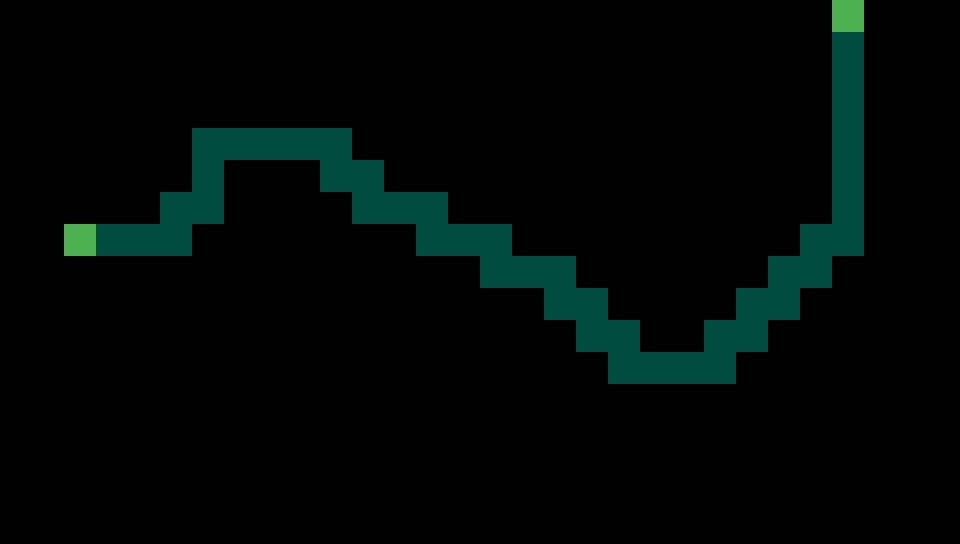

This game map was drawn from its Tiled (.tmx) file and the tilesets committed beside it. A one-line description and the full map source follow:
An orthogonal 30x17 tile map with 32x32 px tiles, 1 tile layer (bg) and 7 objects (6x path, Altar).

<map version="1.2" tiledversion="1.2.2" orientation="orthogonal" renderorder="right-down" width="30" height="17" tilewidth="32" tileheight="32" infinite="0" nextlayerid="4" nextobjectid="8">
 <tileset firstgid="1" name="tilesheet" tilewidth="32" tileheight="32" spacing="1" tilecount="4" columns="2">
  <image source="tilesheet.png" width="65" height="65" />
 </tileset>
 <layer id="1" name="bg" width="30" height="17">
  <data encoding="csv">
4,4,4,4,4,4,4,4,4,4,4,4,4,4,4,4,4,4,4,4,4,4,4,4,4,4,1,4,4,4,
4,4,4,4,4,4,4,4,4,4,4,4,4,4,4,4,4,4,4,4,4,4,4,4,4,4,3,4,4,4,
4,4,4,4,4,4,4,4,4,4,4,4,4,4,4,4,4,4,4,4,4,4,4,4,4,4,3,4,4,4,
4,4,4,4,4,4,4,4,4,4,4,4,4,4,4,4,4,4,4,4,4,4,4,4,4,4,3,4,4,4,
4,4,4,4,4,4,3,3,3,3,3,4,4,4,4,4,4,4,4,4,4,4,4,4,4,4,3,4,4,4,
4,4,4,4,4,4,3,4,4,4,3,3,4,4,4,4,4,4,4,4,4,4,4,4,4,4,3,4,4,4,
4,4,4,4,4,3,3,4,4,4,4,3,3,3,4,4,4,4,4,4,4,4,4,4,4,4,3,4,4,4,
4,4,1,3,3,3,4,4,4,4,4,4,4,3,3,3,4,4,4,4,4,4,4,4,4,3,3,4,4,4,
4,4,4,4,4,4,4,4,4,4,4,4,4,4,4,3,3,3,4,4,4,4,4,4,3,3,4,4,4,4,
4,4,4,4,4,4,4,4,4,4,4,4,4,4,4,4,4,3,3,4,4,4,4,3,3,4,4,4,4,4,
4,4,4,4,4,4,4,4,4,4,4,4,4,4,4,4,4,4,3,3,4,4,3,3,4,4,4,4,4,4,
4,4,4,4,4,4,4,4,4,4,4,4,4,4,4,4,4,4,4,3,3,3,3,4,4,4,4,4,4,4,
4,4,4,4,4,4,4,4,4,4,4,4,4,4,4,4,4,4,4,4,4,4,4,4,4,4,4,4,4,4,
4,4,4,4,4,4,4,4,4,4,4,4,4,4,4,4,4,4,4,4,4,4,4,4,4,4,4,4,4,4,
4,4,4,4,4,4,4,4,4,4,4,4,4,4,4,4,4,4,4,4,4,4,4,4,4,4,4,4,4,4,
4,4,4,4,4,4,4,4,4,4,4,4,4,4,4,4,4,4,4,4,4,4,4,4,4,4,4,4,4,4,
4,4,4,4,4,4,4,4,4,4,4,4,4,4,4,4,4,4,4,4,4,4,4,4,4,4,4,4,4,4
</data>
 </layer>
 <objectgroup id="3" name="objects">
  <object id="1" name="Altar" type="Altar" x="66" y="223">
   <point />
  </object>
  <object id="2" name="path 6" type="path" x="255" y="160">
   <point />
  </object>
  <object id="3" name="path 5" type="path" x="449" y="254">
   <point />
  </object>
  <object id="4" name="path 4" type="path" x="671" y="383">
   <point />
  </object>
  <object id="5" name="path 3" type="path" x="796" y="284">
   <point />
  </object>
  <object id="6" name="path 2" type="path" x="863" y="127">
   <point />
  </object>
  <object id="7" name="path 1" type="path" x="863" y="31">
   <point />
  </object>
 </objectgroup>
</map>
